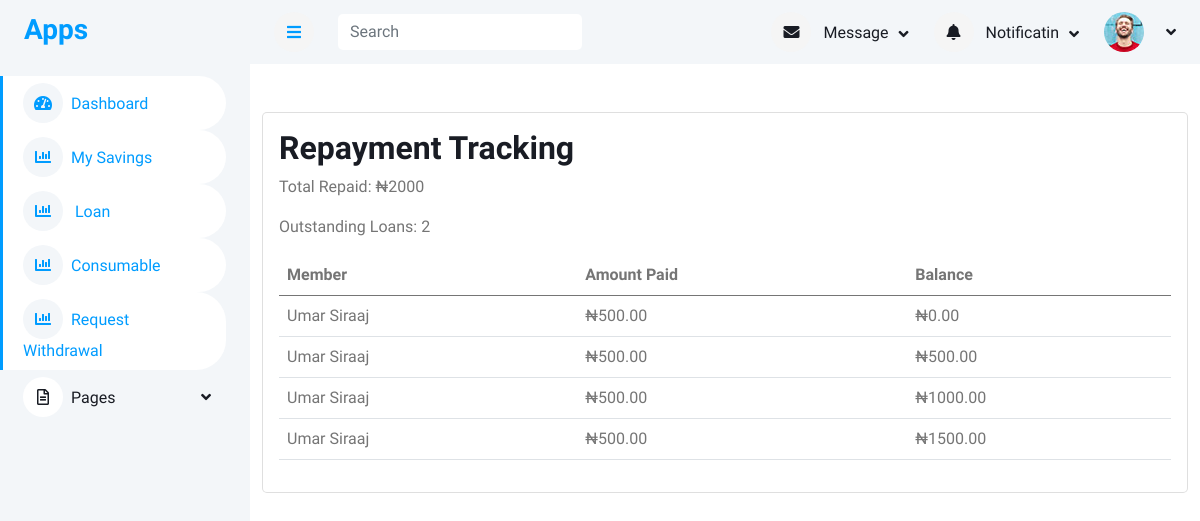
/loan/repayments/, run on an earlier commit of the app's database.
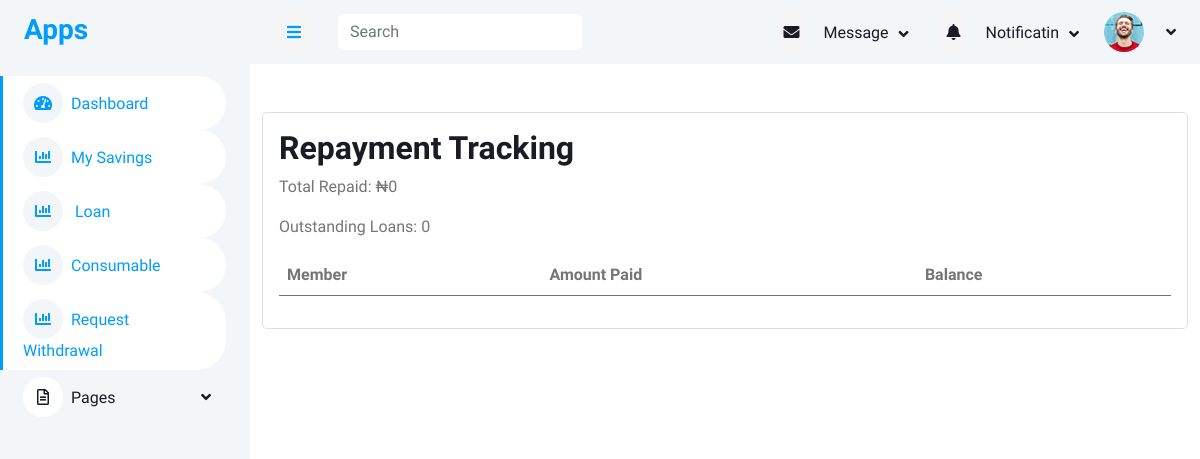
And on a later commit of the database.
### loan/models.py (models this page shows, shortened)
class LoanRepayback(models.Model):
    loan_request = models.ForeignKey(LoanRequest, on_delete=models.CASCADE, related_name="repaybacks")
    repayment_date = models.DateField()
    amount_paid = models.DecimalField(max_digits=10, decimal_places=2)
    balance_remaining = models.DecimalField(max_digits=10, decimal_places=2)
    created_by = models.ForeignKey(User,on_delete=models.CASCADE)

class LoanRequest(models.Model):
    member = models.ForeignKey(Member, on_delete=models.CASCADE, related_name="loan_requests")
    loan_type = models.ForeignKey(LoanType, on_delete=models.SET_NULL, null=True, blank=True)
    amount = models.DecimalField(max_digits=10, decimal_places=2)
    approved_amount = models.DecimalField(max_digits=10, decimal_places=2, null=True, blank=True)
    loan_term_months = models.PositiveIntegerField()
    application_date = models.DateField(default=today_date)
    approval_date = models.DateField(null=True, blank=True)
    status = models.CharField(max_length=20,choices=[ ("pending", "Pending"),("approved", "Approved"),("rejected", "Rejected"),  ("paid", "paid") ], default="pending",)
    rejection_reason = models.TextField(blank=True, null=True)
    file_one = models.ImageField(upload_to='file_one', blank=True, null=True)
    bank_name = models.ForeignKey(BankName,on_delete=models.CASCADE)
    bank_code = models.ForeignKey(BankCode,on_delete=models.CASCADE)
    account_number  = models.CharField(max_length=100)
    guarantor = models.ForeignKey(Member, on_delete=models.SET_NULL, null=True, blank=True, related_name="guaranteed_loans")
    guarantor_accepted = models.BooleanField(default=False)
    created_by = models.ForeignKey(User,on_delete=models.CASCADE)
    approved_by = models.ForeignKey(User, on_delete=models.SET_NULL, null=True, blank=True, related_name='approved_loan')
    date_created = models.DateTimeField(auto_now_add=True)

### accounts/models.py (models this page shows, shortened)
class Member(models.Model):
    member = models.OneToOneField(User, on_delete=models.SET_NULL, null=True, blank=True,related_name='member')
    ippis = models.IntegerField(unique=True)  # Required and unique
    total_savings = models.DecimalField(max_digits=12, decimal_places=2, blank=True, null=True)

class User(AbstractUser):
    first_name = models.CharField(max_length=100)
    last_name = models.CharField(max_length=100)
    other_name = models.CharField(max_length=100)
    date_of_birth = models.DateField(blank=True,null=True)
    username = models.CharField(max_length=100, unique=True)
    savings = models.IntegerField(blank=True,null=True)
    account_type = models.CharField(max_length=100,blank=True,null=True)
    department = models.CharField(max_length=100)
    unit = models.CharField(max_length=100)
    gender = models.ForeignKey(Gender, on_delete=models.CASCADE, blank=True, null=True)
    group = models.ForeignKey(UserGroup, on_delete=models.CASCADE, blank=True, null=True)
    marital_status = models.ForeignKey(MaritalStatus,on_delete=models.SET_NULL, null=True, blank=True)
    religion = models.ForeignKey(Religion, on_delete=models.SET_NULL, null=True, blank=True,)
    passport = models.ImageField(upload_to='passport', blank=True, null=True)
    phone1 = models.CharField(max_length=15,null=True, blank=True)
    phone2 = models.CharField(max_length=15, null=True, blank=True)
    email = models.EmailField(blank=True, null=True)
    member_number = models.CharField(max_length=100)

### loan/views.py (the view)
# urls.py: path('loan/repayments/', views.admin_repayment_tracking, name='admin_repayment_tracking'),
def admin_repayment_tracking(request):
    repayments_list = LoanRepayback.objects.select_related(
        'loan_request__member', 'loan_request__loan_type'
    ).order_by('-repayment_date')
    member_filter = request.GET.get('member')
    date_from = request.GET.get('date_from')
    date_to = request.GET.get('date_to')
    if member_filter:
        repayments_list = repayments_list.filter(loan_request__member_id=member_filter)
    if date_from:
        repayments_list = repayments_list.filter(repayment_date__gte=date_from)
    if date_to:
        repayments_list = repayments_list.filter(repayment_date__lte=date_to)
    paginator = Paginator(repayments_list, 25)
    page_number = request.GET.get('page')
    repayments = paginator.get_page(page_number)
    total_repaid = repayments_list.aggregate(Sum('amount_paid'))['amount_paid__sum'] or 0
    outstanding_loans = LoanRequest.objects.filter(status='approved').count()
    context = {
        'repayments': repayments,
        'total_repaid': total_repaid,
        'outstanding_loans': outstanding_loans,
        'members': Member.objects.all(),
        'current_member': member_filter,
        'date_from': date_from,
        'date_to': date_to,
    }
    return render(request, 'loan/repayment_tracking.html', context)

### templates/loan/repayment_tracking.html
{% extends 'base/base.html' %}
{% block content %}
<div class="container mt-5">
    <div class="card">
        <div class="card-body">
            <h2>Repayment Tracking</h2>
<p>Total Repaid: ₦{{ total_repaid }}</p>
<p>Outstanding Loans: {{ outstanding_loans }}</p>
<div class="table-responsive">
<table class="table table-hover">
  <thead><tr>
    <th>Member</th>
    <th>Amount Paid</th>
    <th>Balance</th>
</tr>
</thead>
  <tbody>
    {% for r in repayments %}
    <tr>
      <td>{{ r.loan_request.member.member.first_name }} {{ r.loan_request.member.member.last_name }}</td>
      <td>₦{{ r.amount_paid }}</td>
      <td>₦{{ r.balance_remaining }}</td>
    </tr>
    {% endfor %}
  </tbody>
</table>
</div>
        </div>
    </div>
</div>
{% endblock content %}

### templates/base/base.html (shortened to what this page needs)
<!DOCTYPE html>
<html lang="en">
<head>
    <link href="https://cdnjs.cloudflare.com/ajax/libs/font-awesome/5.10.0/css/all.min.css" rel="stylesheet">
    <link href="https://cdn.jsdelivr.net/npm/bootstrap-icons@1.4.1/font/bootstrap-icons.css" rel="stylesheet">
    <link href="/static/lib/owlcarousel/assets/owl.carousel.min.css" rel="stylesheet">
    <link href="/static/lib/tempusdominus/css/tempusdominus-bootstrap-4.min.css" rel="stylesheet" />
    <link href="/static/css/bootstrap.min.css" rel="stylesheet">
    <link href="/static/css/style.css" rel="stylesheet">
</head>
<body >
    <div class="container-xxl position-relative bg-white d-flex p-0">
        {% include 'include/sidebar.html' %}
        <div class="content">
            {% include 'include/navbar.html' %}
            {% block content %}
            {% endblock content %}
        </div>
    </div>
</body>
</html>

### templates/include/sidebar.html (shortened to what this page needs)
<div class="sidebar pe-4 pb-3">
    <nav class="navbar bg-light navbar-light">
        <a href="/" class="navbar-brand mx-4 mb-3">
            <h3 class="text-primary"></i>Apps</h3>
        </a>
        <div class="navbar-nav w-100">
            {% if user.is_authenticated and user.group.title == 'admin' %}
            <a href="{% url 'admin_dashboard' %}" class="nav-item nav-link active"><i class="fa fa-tachometer-alt me-2"></i>Dashboard</a>
            <a href="{% url 'summary' %}" class="nav-item nav-link active"><i class="fa fa-tachometer-alt me-2"></i>Summary </a>
            <a href="{% url 'admin_loan_settings' %}" class="nav-item nav-link active"><i class="fa fa-tachometer-alt me-2"></i>Portal </a>
            <a href="{% url 'list_withdrawal_requests' %}" class="nav-item nav-link active"><i class="fa fa-tachometer-alt me-2"></i>Withdrawal List</a>
            <div class="nav-item dropdown">
                <a href="#" class="nav-link dropdown-toggle" data-bs-toggle="dropdown"><i class="fa fa-user me-2"></i>Members</a>
                <div class="dropdown-menu bg-transparent border-0">
                    <a href="{% url 'upload_users' %}" class="dropdown-item mb-2">Upload Members</a>
                    <a href=" {% url 'all_members' %}" class="dropdown-item mb-2">View members  </a>
                    <a href="{% url 'member_check' %}" class="dropdown-item">Register Member</a>
                    <a href="element.html" class="dropdown-item">Other Elements</a>
                </div>
            </div>
                    <div class="nav-item dropdown">
                <a href="#" class="nav-link dropdown-toggle" data-bs-toggle="dropdown"><i class="fa fa-laptop me-2"></i>Savings</a>
                <div class="dropdown-menu bg-transparent border-0">
                    <a href="{% url 'all_member_saving_search' %}" class="dropdown-item mb-2">Members Saving</a>
                    <a href="{% url 'upload_savings' %}" class="dropdown-item mb-2">Upload Monthly Saving</a>
                    <a href="{% url 'get_upload_savings' %}" class="dropdown-item mb-2">View Upload Saving</a>
                    <a href="{% url 'interest_form' %}" class="dropdown-item mb-2">Take Admin Fee</a>
                    <a href="{% url 'get_upload_interest' %}" class="dropdown-item mb-2">View Admin Fee</a>
                    <a href="{% url 'distribute_savings' %}" class="dropdown-item mb-2">Distribute Savings to Loan/Invest</a>
                    <a href="{% url 'loanable_investment_months' %}" class="dropdown-item mb-2">Loanable Investment Months</a>
                    <a href="{% url 'summary' %}" class="dropdown-item mb-2">Summary Page</a>
                    <a href="element.html" class="dropdown-item">Other Elements</a>
                </div>
            </div>
            <div class="nav-item dropdown">
                <a href="#" class="nav-link dropdown-toggle" data-bs-toggle="dropdown"><i class="fa fa-table me-2"></i>Loan</a>
                <div class="dropdown-menu bg-transparent border-0">
                    <a href="{% url 'add_loan_type' %}" class="dropdown-item mb-2"> Add Type Loan</a>
                    <a href="{% url 'admin_loan_requests' %}" class="dropdown-item mb-2">  Approve Loan Request </a>
                    <a href="{% url 'loan_years_list' %}" class="dropdown-item mb-2">  Loan Request List </a>
                    <a href="{% url 'all_reject_loan' %}" class="dropdown-item mb-2">  All Reject loan</a>
                    <a href="{% url 'upload_loan_payment' %}" class="dropdown-item mb-2">Upload Loan Payment</a>
                    <a href="{% url 'add_single_loan_payment' %}" class="dropdown-item mb-2">Add Single Loan Payment</a>
                    <a href="{% url 'filtered_loan_repayments' %}" class="dropdown-item mb-2">filtered Repayments</a>
                    <a href="{% url 'admin_repayment_tracking' %}" class="dropdown-item mb-2">Tracking Repayments</a>
                    <a href="{% url 'admin_loan_reports' %}" class="dropdown-item mb-2">Loan Report</a>
                </div>
            </div>
            <div class="nav-item dropdown">
                <a href="#" class="nav-link dropdown-toggle" data-bs-toggle="dropdown"><i class="fa fa-table me-2"></i>Consumable</a>
                <div class="dropdown-menu bg-transparent border-0">
                    <a href="{% url 'consumable_items' %}" class="dropdown-item">Consumable Items</a>
                    <a href="{% url 'consumable_requests_list' %}" class="dropdown-item mb-2">Approve Consumable</a>
                    <a href="{% url 'consumable_requests_by_month' %}" class="dropdown-item mb-2">All Consumable By Month</a>
                    <a href="{% url 'upload_consumable_payment' %}" class="dropdown-item mb-2">Upload Consumable Payments</a>
                    <a href="{% url 'consumable_repayments_list' %}" class="dropdown-item mb-2">Consumable Repayments List</a>
                    <a href="{% url 'add_single_consumable_payment' %}" class="dropdown-item mb-2">Add single Payments</a>
                </div>
            </div>
            {% else %}
            <a href="{% url 'member_dashboard' %}" class="nav-item nav-link active"><i class="fa fa-tachometer-alt me-2"></i>Dashboard</a>
            <a href="{% url 'member_savings' %}" class="nav-item nav-link active"><i class="fa fa-chart-bar me-2"></i>My Savings</a>
            <a href="{% url 'my_loan_requests' %}" class="nav-item nav-link active"><i class="fa fa-chart-bar me-2"></i> Loan</a>
            <a href="{% url 'my_consumable_requests' %}" class="nav-item nav-link active"><i class="fa fa-chart-bar me-2"></i>Consumable</a>
            <a href="{% url 'member_withdrawal_request' %}" class="nav-item nav-link active"><i class="fa fa-chart-bar me-2"></i>Request Withdrawal </a>
            {% endif %}
        <div class="navbar-nav w-100">
            <div class="nav-item dropdown">
                <a href="#" class="nav-link dropdown-toggle" data-bs-toggle="dropdown"><i class="far fa-file-alt me-2"></i>Pages</a>
            </div>
        </div>
    </nav>
</div>

### templates/include/navbar.html (shortened to what this page needs)
<nav class="navbar navbar-expand bg-light navbar-light sticky-top px-4 py-0">
    <a href="#" class="sidebar-toggler flex-shrink-0">
        <i class="fa fa-bars"></i>
    </a>
    <form method="get" action="{% url 'search_member' %}" class="d-none d-md-flex ms-4">
        <input class="form-control border-0" name="search_term" type="search" placeholder="Search">
    </form>
    <div class="navbar-nav align-items-center ms-auto">
        <div class="nav-item dropdown">
            <a href="#" class="nav-link dropdown-toggle" data-bs-toggle="dropdown">
                <i class="fa fa-envelope me-lg-2"></i>
                <span class="d-none d-lg-inline-flex">Message</span>
            </a>
        </div>
        <div class="nav-item dropdown">
            <a href="#" class="nav-link dropdown-toggle" data-bs-toggle="dropdown">
                <i class="fa fa-bell me-lg-2"></i>
                <span class="d-none d-lg-inline-flex">Notificatin</span>
            </a>
        </div>
        <div class="nav-item dropdown">
            <a href="#" class="nav-link dropdown-toggle" data-bs-toggle="dropdown">
                <img class="rounded-circle me-lg-2" src="/static/img/user.jpg" alt=""
                    style="width: 40px; height: 40px;">
            </a>
        </div>
    </div>
</nav>

### static/css/style.css (style rules this page uses)
:root { --primary: #009CFF; --light: #F3F6F9; --dark: #191C24; }
.sidebar { position: fixed; top: 0; left: 0; bottom: 0; width: 250px; height: 100vh; overflow-y: auto; background: var(--light); transition: 0.5s; z-index: 999; }
.content { margin-left: 250px; min-height: 100vh; background: #FFFFFF; transition: 0.5s; }
@media (min-width: 992px) { .sidebar { margin-left: 0; } }
@media (min-width: 992px) { .content { width: calc(100% - 250px); } }
.sidebar .navbar .navbar-nav .nav-link { padding: 7px 20px; color: var(--dark); font-weight: 500; border-left: 3px solid var(--light); border-radius: 0 30px 30px 0; outline: none; }
.sidebar .navbar .navbar-nav .nav-link:hover, .sidebar .navbar .navbar-nav .nav-link.active { color: var(--primary); background: #FFFFFF; border-color: var(--primary); }
.sidebar .navbar .navbar-nav .nav-link i { width: 40px; height: 40px; display: inline-flex; align-items: center; justify-content: center; background: #FFFFFF; border-radius: 40px; }
.sidebar .navbar .navbar-nav .nav-link:hover i, .sidebar .navbar .navbar-nav .nav-link.active i { background: var(--light); }
.sidebar .navbar .dropdown-toggle::after { position: absolute; top: 15px; right: 15px; border: none; content: "\f107"; font-family: "Font Awesome 5 Free"; font-weight: 900; transition: .5s; }
.content .navbar .navbar-nav .nav-link { margin-left: 25px; padding: 12px 0; color: var(--dark); outline: none; }
.content .navbar .sidebar-toggler, .content .navbar .navbar-nav .nav-link i { width: 40px; height: 40px; display: inline-flex; align-items: center; justify-content: center; background: #f5f5f5; border-radius: 40px; }
.content .navbar .dropdown-toggle::after { margin-left: 6px; vertical-align: middle; border: none; content: "\f107"; font-family: "Font Awesome 5 Free"; font-weight: 900; transition: .5s; }

What changed in the data, as far as the page shows it:
removed LoanRepayback: loan_request.member.member.first_name "Umar", loan_request.member.member.last_name "Siraaj", amount_paid "500.00", balance_remaining "0.00"
removed LoanRepayback: loan_request.member.member.first_name "Umar", loan_request.member.member.last_name "Siraaj", amount_paid "500.00", balance_remaining "500.00"
removed LoanRepayback: loan_request.member.member.first_name "Umar", loan_request.member.member.last_name "Siraaj", amount_paid "500.00", balance_remaining "1000.00"
removed LoanRepayback: loan_request.member.member.first_name "Umar", loan_request.member.member.last_name "Siraaj", amount_paid "500.00", balance_remaining "1500.00"
Also different on the page:
{{ total_repaid }}: "2000" → "0"
{{ outstanding_loans }}: "2" → "0"
